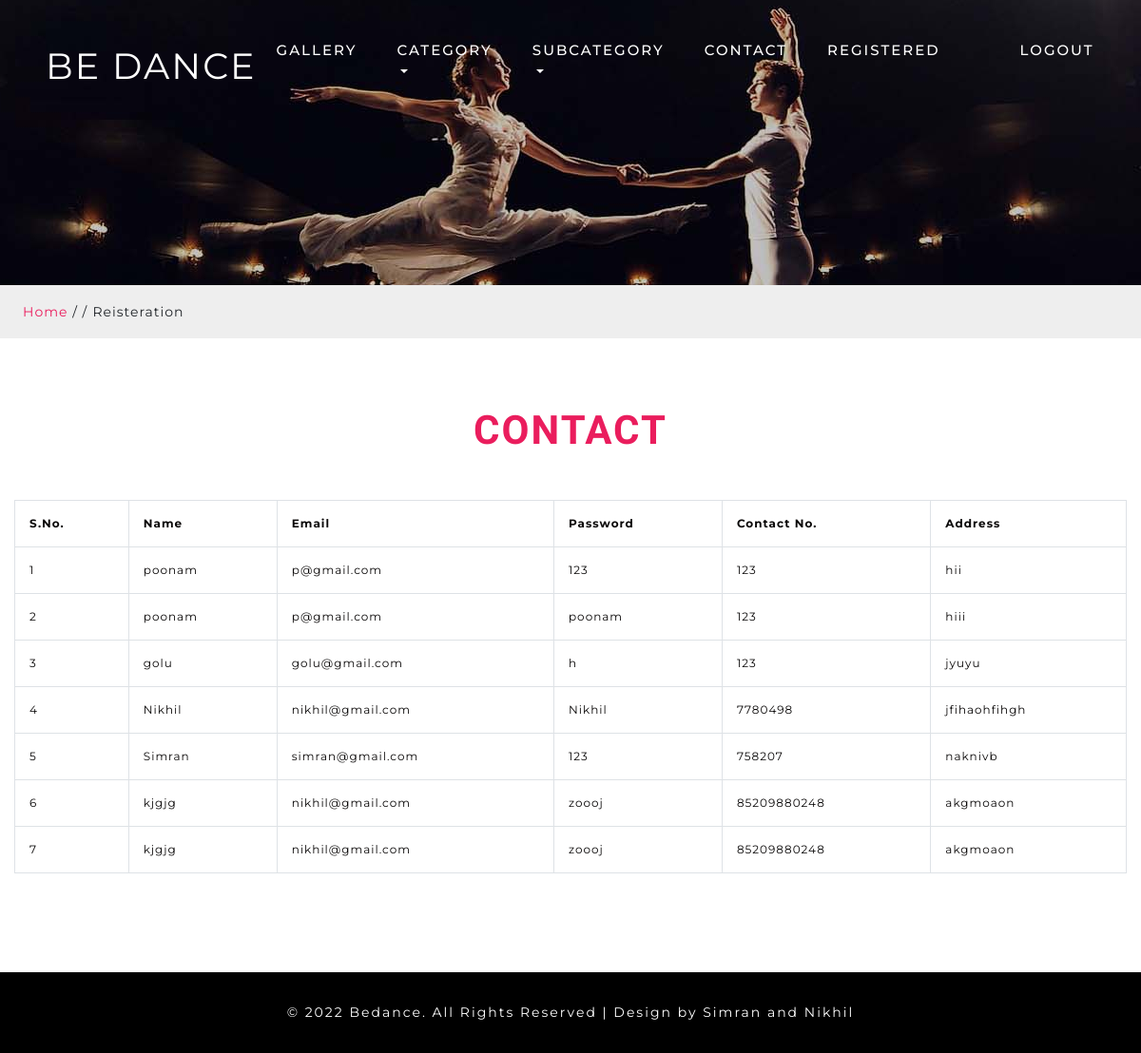
The app's page /viewregister.php with its own data.
### tables this page shows
CREATE TABLE `register` (
  `id` int(255) NOT NULL,
  `Name` varchar(255) NOT NULL,
  `Email` varchar(255) NOT NULL,
  `Password` varchar(255) NOT NULL,
  `PhoneNo` bigint(255) NOT NULL,
  `Address` varchar(255) NOT NULL
);

### viewregister.php (the view)
<?php
include "config.php";
$query="select * from `register`";
$result=mysqli_query($con,$query);
?>
<?php include "adminheader.php";?>
     <div class="inner_page-banner one-img">
     </div>
     <div class="using-border py-3">
        <div class="inner_breadcrumb  ml-4">
           <ul class="short_ls">
              <li>
                 <a href="index.html">Home</a>
                 <span>/ /</span>
              </li>
              <li>Reisteration</li>
           </ul>
        </div>
     </div>
     <section class="contact py-lg-4 py-md-3 py-sm-3 py-3">
        <div class="container-fluid py-lg-5 py-md-4 py-sm-4 py-3">
           <h3 class="title text-center mb-lg-5 mb-md-4 mb-sm-4 mb-3">Contact</h3>
           <div class="agile-info-para">
              <div class=" contact-wls-detail">
                 <div class="contact-form pb-lg-3 pb-2">
                  <table class="table table-bordered">
  <tr>
  <th>S.No.</th>
  <th>Name</th>
  <th>Email</th>
  <th>Password</th>
  <th>Contact No.</th>
  <th>Address</th>
</tr>
<?php $i=1;
while ($arr=mysqli_fetch_array($result)){
  ?>
<tr><td><?php echo $i;?></td>
  <td><?php echo $arr['Name'];?>
  <td><?php echo $arr['Email'];?>
  <td><?php echo $arr['Password'];?>
  <td><?php echo $arr['PhoneNo'];?>
  <td><?php echo $arr['Address'];?>
</tr>
<?php $i++;
}?>
</table>
</div>
   </div>
</div>
</div>
</section>
<?php include "footer.php";?>

### css/style.css (style rules this page uses)
html, body { padding: 0; margin: 0; background: #fff; letter-spacing: 1px; font-family: 'Montserrat', sans-serif; }
body a { outline: none; transition: 0.5s all; -webkit-transition: 0.5s all; -moz-transition: 0.5s all; -o-transition: 0.5s all; -ms-transition: 0.5s all; text-decoration: none; }
h1, h2, h3, h4, h5, h6 { margin: 0; padding: 0; font-family: 'Montserrat', sans-serif; letter-spacing: 1px; }
ul { margin: 0; padding: 0; list-style-type: none; }
.title { font-size: 50px; color: #ea1d5d; letter-spacing: 3px; font-weight: 600; text-transform: uppercase; font-family: 'Felipa', cursive; }
.inner_page-banner { text-align: center; background: url(../images/bhangra3.jpg) no-repeat center; background-size: cover; -webkit-background-size: cover; -moz-background-size: cover; -o-background-size: cover; -ms-background-size: cover; min-height: 300px; }
ul.short_ls li a { color: #ea1d5d; text-decoration: none; }
ul.short_ls li { list-style: none; display: inline-block; letter-spacing: 1px; font-size: 14px; }
.using-border { width: 100%; border: none; background: #eee; }
.one-img { background: url(../images/bhangra3.jpg)no-repeat center; }
a { color: #fff; text-decoration: none; }
.table > thead > tr > th, .table > tbody > tr > th, .table > tfoot > tr > th, .table > thead > tr > td, .table > tbody > tr > td, .table > tfoot > tr > td { font-size: 12px; color: #0a0808; border-top: none !important; }
.table td, .table>tbody>tr>td, .table>tbody>tr>th, .table>tfoot>tr>td, .table>tfoot>tr>th, .table>thead>tr>td, .table>thead>tr>th { padding: 15px!important; }
@media (max-width:1440px) { .title { font-size: 45px; letter-spacing:2px; } }
@media (max-width:1280px) { .title { font-size: 42px; } }

### records on screen
register: Name "poonam", Email "p@gmail.com", Password "123", PhoneNo "123", Address "hii"
register: Name "poonam", Email "p@gmail.com", Password "poonam", PhoneNo "123", Address "hiii"
register: Name "golu", Email "golu@gmail.com", Password "h", PhoneNo "123", Address "jyuyu"
register: Name "Nikhil", Email "nikhil@gmail.com", Password "Nikhil", PhoneNo "7780498", Address "jfihaohfihgh"
register: Name "Simran", Email "simran@gmail.com", Password "123", PhoneNo "758207", Address "naknivb"
register: Name "kjgjg", Email "nikhil@gmail.com", Password "zoooj", PhoneNo "85209880248", Address "akgmoaon"
register: Name "kjgjg", Email "nikhil@gmail.com", Password "zoooj", PhoneNo "85209880248", Address "akgmoaon"
